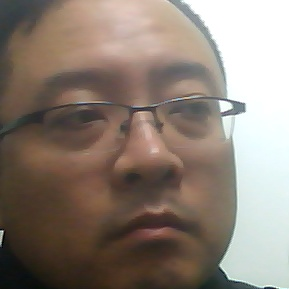
#> input picture src/data/faceImageData/jk/train/1.jpg, 289 x 289 px; its folder holds only this picture in this run
$ python mkDataset.py
#> lines starting #> are read from the running program, lines starting #| are printed output that depends on the picture
#> in readFace, image is the input picture: shape (289, 289, 3); mean B, G, R 117, 127.3, 140.1
import os
import numpy as np
import cv2

#type取值
TYPE_TRAIN = 'train'
TYPE_TEST = 'test'
#图片储存地址
PATH_FACE_SAVE = "./data/faceImageData"
#数据集储存地址
PATH_DATASET_SAVE = "./data/dataset"
#调整图片大小时扩充的地方填充的颜色
RESIZE_FILL_COLOR = (0, 0, 0)
#人脸图片的大小
FACE_SIZE = 64

def resizeImage(image, height, width):
    '''
    按照指定图像大小调整尺寸
    判断图片是不是正方形，如果不是，则增加短边的长度使之变成正方形;
    这样再调用cv2.resize()函数就可以实现等比例缩放了;
    因为我们指定缩放的比例就是64 x 64，只有缩放之前图像为正方形才能确保图像不失真。
    '''
#> called with height = 64, width = 64
    # 相应方向上的边框宽度
    top, bottom, left, right = (0, 0, 0, 0)
    # 获取图像尺寸
    h, w, _ = image.shape
#> h = 289; w = 289
    # 对于长宽不相等的图片，找到最长的一边
    longest_edge = max(h, w)
#> longest_edge = 289
    # 计算短边需要增加多上像素宽度使其与长边等长
    if h < longest_edge: # 上下扩充
        dh = longest_edge - h
        top = dh // 2 # 因为上下都需要补齐，所以除以2，向下取整
        bottom = dh - top
    elif w < longest_edge: # 左右扩充
        dw = longest_edge - w
        left = dw // 2
        right = dw - left
    else:
        pass

    # print(top, bottom, left, right)
    # 把图像补全成长宽一样的图像
    # 给图像增加边界，是图片长、宽等长，cv2.BORDER_CONSTANT指定边界颜色由value指定
    constant = cv2.copyMakeBorder(image, top, bottom, left, right, cv2.BORDER_CONSTANT, value=RESIZE_FILL_COLOR)
    # cv2.imshow('constant',constant),cv2.waitKey(0),cv2.destroyAllWindows()

    # 调整图像大小并返回
    return cv2.resize(constant, (height, width))
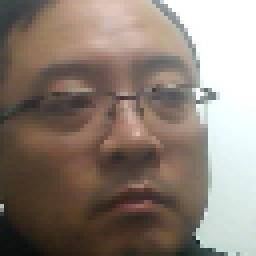
#> returned value: shape (64, 64, 3) (shown 4 times larger); mean of channels 0, 1, 2 117, 127.3, 140.1; drawn as B, G, R

def readFace(path):
    '''
    读取人脸
    '''
    print(path)
    image = cv2.imread(path)
    image = resizeImage(image, FACE_SIZE, FACE_SIZE)
    # 放开这个代码，可以看到resize_image()函数的实际调用效果
    # cv2.imwrite('{}.jpg'.format(1), image)
    return image

def readFacesAndLabels(dir, label, images=[], labels=[]):
    '''
    读取脸部图片，返回图片数组和标签数组
    '''
    try:
        for face in os.listdir(dir):
            path = '{}/{}'.format(dir, face)
            #读取成图片
            image = readFace(path)
            images.append(image)
            labels.append(label)
    except Exception as e:
        print(e)
    return images, labels

def getFaceDir(name):
    '''
    获取目标文件夹的训练/测试数据目录
    '''
    train_dir = '{}/{}/{}'.format(PATH_FACE_SAVE, name, TYPE_TRAIN)
    test_dir = '{}/{}/{}'.format(PATH_FACE_SAVE, name, TYPE_TEST)
    return train_dir, test_dir

def getNameList():
    '''
    获取名称列表
    '''
    names = []
    for dir_item in os.listdir(PATH_FACE_SAVE):
        names.append(dir_item)
    return names

def loadDataset(type):
    '''
    读取数据集
    '''
    dir = PATH_DATASET_SAVE
    images = np.load('{}/{}_images.npy'.format(dir, type))
    labels = np.load('{}/{}_labels.npy'.format(dir, type))
    names_map = loadDict('{}/{}_names_map.npy'.format(dir, type))
    return images, labels, names_map

def saveDataset(images, labels, names_map, type):
    '''
    保存数据集
    '''
    dir = PATH_DATASET_SAVE
    if os.path.isdir(dir)==False:
        os.mkdir(dir)
    np.save('{}/{}_images.npy'.format(dir, type), images)
    np.save('{}/{}_labels.npy'.format(dir, type), labels)
    saveDict('{}/{}_names_map.npy'.format(dir, type), names_map)

def saveDict(path, dict):
    '''
    保存字典
    '''
    f = open(path, 'w')
    f.write(str(dict))
    f.close()

def loadDict(path):
    '''
    读取字典
    '''
    f = open(path, 'r')
    a = f.read()
    dict = eval(a) # 执行一个字符串表达式，并返回表达式的值。
    f.close()
    return dict

def mkDataset(type):
    '''
    制作数据集
    '''
    images, labels = ([], [])
    names = getNameList()
    #读取所有名字的所有人脸图片数据
    for name in names:
        #读取该名字下的具体人脸目录
        train_dir, test_dir = getFaceDir(name)
        #将目录下的所有人脸读进images，并同步记录labels
        if type == TYPE_TRAIN:
            images, labels = readFacesAndLabels(train_dir, name, images, labels)
#> images = 1 item; labels = ['jk']
        else:
            images, labels = readFacesAndLabels(test_dir, name, images, labels)
    # 将输入的所有图片转成四维矩阵（数组），方便计算，尺寸为(图片数量*FACE_SIZE*FACE_SIZE*3)
    # 两个人共1200张图片，IMAGE_SIZE为64，故对我来说尺寸为1200 * 64 * 64 * 3
    # 图片为64 * 64像素,一个像素3个颜色值(RGB)
    images = np.array(images)
    # 名字用数字对应
    names_map = {}

    for i in range(len(names)):
        names_map[names[i]] = i
    # for i in range(len(names)):
    #     names_map[i] = names[i]

    #将名称字典打印出来，以便后面进行对照
    # names_map:{'chenpiaoqi': 0, 'jinkang': 1, 'shaobixing': 2}
    print(f'names_map:{names_map}')
    labels = np.array([names_map[label] for label in labels])
#> labels = [0]
    #将标签转为one-hot形式(将类别变量转换为机器学习算法[欧式空间]中容易处理的一种形式)
    # 将离散特征的取值扩展到欧式空间
    # one-hot处理的离散的特征的某个取值也就对应了欧式空间的某个点
    # 如果原本的标签编码是有序的，那one hot编码会造成——会丢失顺序信息。
    # 如 1，2，3 转为 001, 010, 100
    # DeprecationWarning: Converting `np.integer` or `np.signedinteger` to a dtype is deprecated.
    # The current result is `np.dtype(np.int_)` which is not strictly correct.
    # Note that the result depends on the system.
    # To ensure stable results use may want to use `np.int64` or `np.int32`
    labels = ((np.arange(len(names))==labels[:,None]).astype(np.integer))
#> labels = [1]

    names_map = dict([val, key] for key, val in names_map.items())
    return images, labels, names_map

if __name__ == '__main__':
    # readFace('/Users/mac/Downloads/人脸识别/kb/kb2.jpg')
    # # 制作训练集
    images, labels, names_map = mkDataset(TYPE_TRAIN)
#> labels = [1]; names_map = {0: 'jk'}
    saveDataset(images, labels, names_map, TYPE_TRAIN)
    # 制作测试集
    images, labels, names_map = mkDataset(TYPE_TEST)
    saveDataset(images, labels, names_map, TYPE_TEST)

# DeprecationWarning: Converting `np.integer` or `np.signedinteger` to a dtype is deprecated. The current result is `np.dtype(np.int_)` which is not strictly correct. Note that the result depends on the system. To ensure stable results use may want to use `np.int64` or `np.int32`.
#   labels = ((np.arange(len(names))==labels[:,None]).astype(np.integer))
